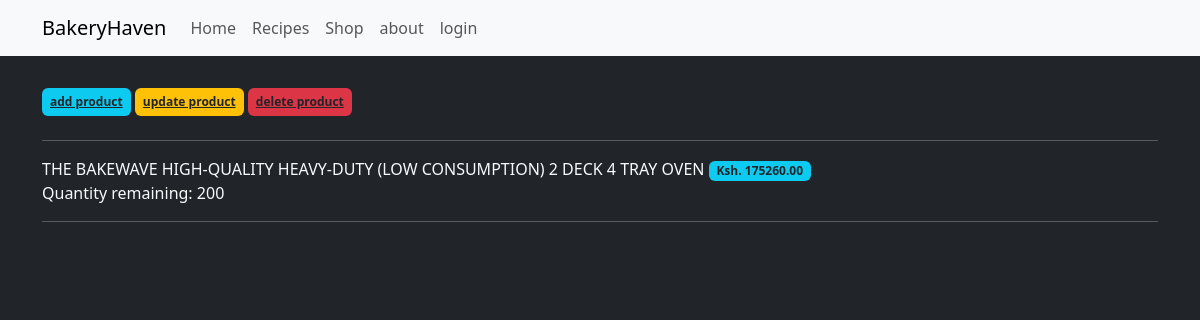
The page /my-shop/2/ on the database its author committed.
### base/models.py (models this page shows, shortened)
class Shop(models.Model):
    productName = models.CharField(max_length=150)
    quantity = models.IntegerField()
    price = models.DecimalField(max_digits=10, decimal_places=2)
    created_at = models.DateTimeField(auto_now_add=True)
    updated_at = models.DateTimeField(auto_now=True)
    class Meta:
        ordering =['-updated_at','-created_at']

### base/views.py (the view)
# urls.py: path('my-shop/',views.shops, name='shops'),
def shop(request, pk):
    shop = Shop.objects.get(id=pk)
    context = {"shop": shop}
    return render(request, 'base/shop.html', context)

### base/templates/base/shop.html
{% extends 'main.html'%}
{% block content%}
<div class="container my-4 ">
    <a class= "badge bg-info text-dark px-2 py-2 my-2 " href="{% url 'create-shop' %}"> add product</a>
    <a class= "badge bg-warning text-dark px-2 py-2 my-2 " href="{% url 'update-shop' shop.id %}"> update product</a>
    <a class= "badge bg-danger text-dark px-2 py-2 my-2 " href="{% url 'delete-shop' shop.id %}"> delete product</a>
<hr>
    <div>{{shop.productName}} <span class="badge bg-info text-dark">Ksh. {{shop.price}} </span></div>
    <div> Quantity remaining: {{shop.quantity}} </div>
<hr>
{% endblock content %}

### rows shown on the page
Shop: productName "THE BAKEWAVE HIGH-QUALITY HEAVY-DUTY (LOW CONSUMPTION) 2 DECK 4 TRAY OVEN", price "175260.00", quantity "200"
